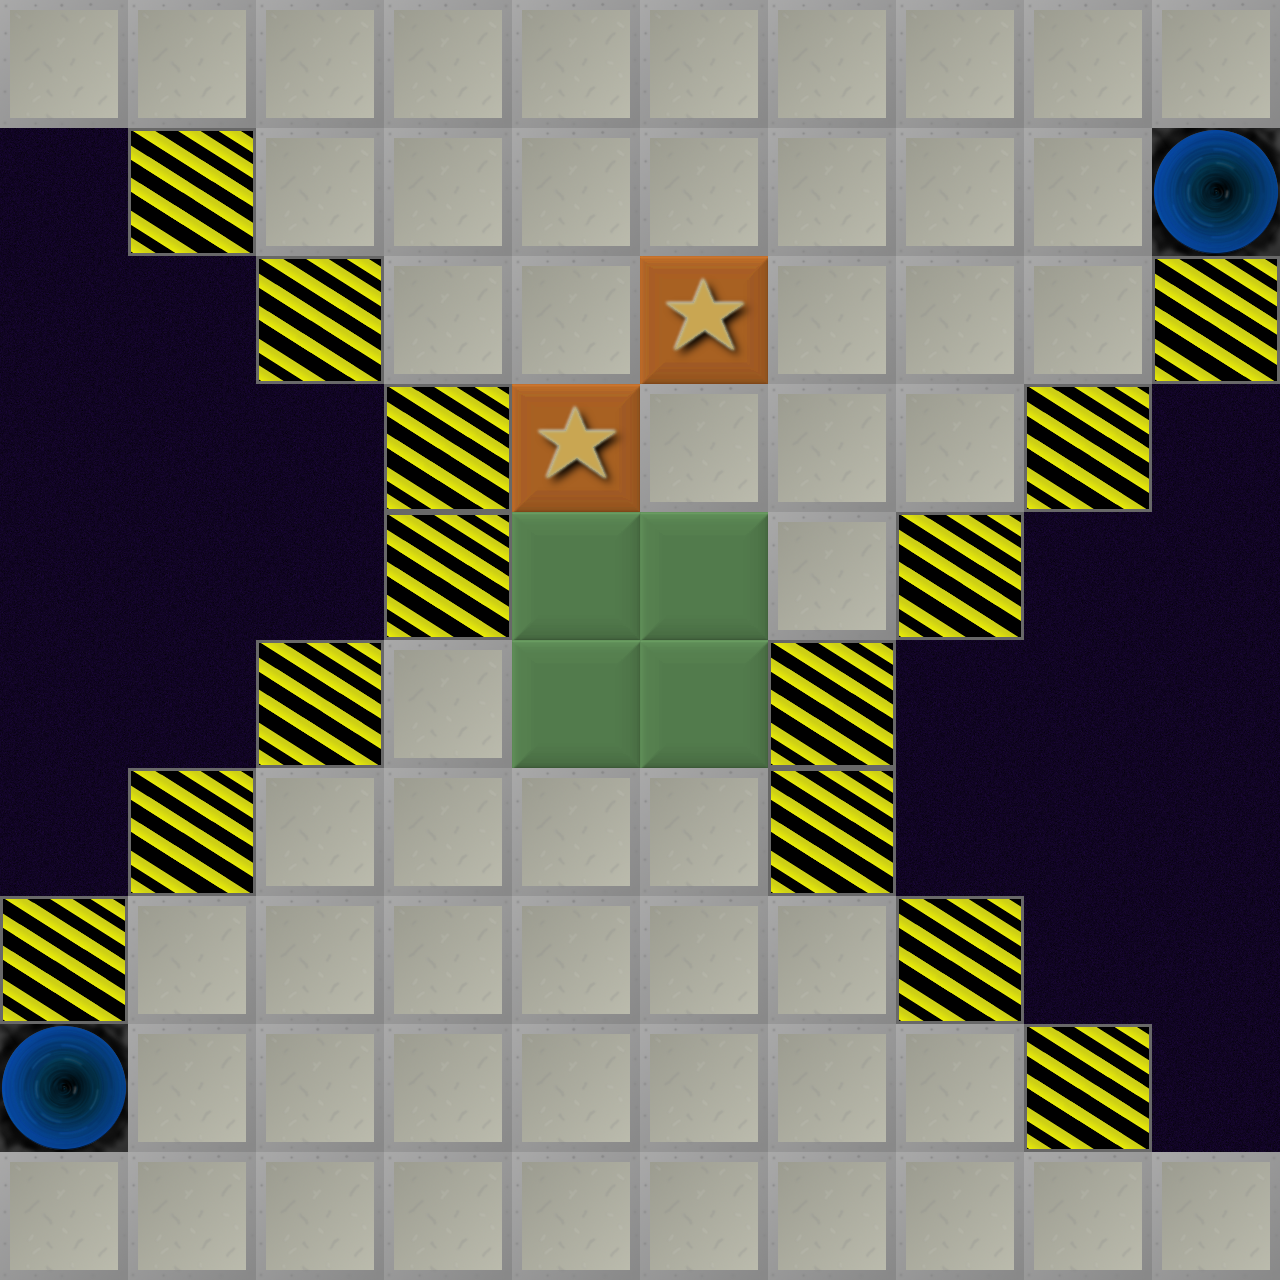

The image is a tile-based game level rendered from a .tmx file. Its description and source (layers, tilesets, objects; grid data summarised) follow:
An orthogonal 10x10 tile map with 128x128 px tiles, 1 tile layer (Tile Layer 1).

<map version="1.0" orientation="orthogonal" width="10" height="10" tilewidth="128" tileheight="128">
 <tileset firstgid="1" name="standard_tiles" tilewidth="128" tileheight="128">
  <image source="../assets/standard_tiles_FULL.png" width="768" height="128" />
 </tileset>
 <layer name="Tile Layer 1" width="10" height="10">
  <data>[100 cells, 100 non-empty, 6 distinct tile ids]</data>
 </layer>
</map>
